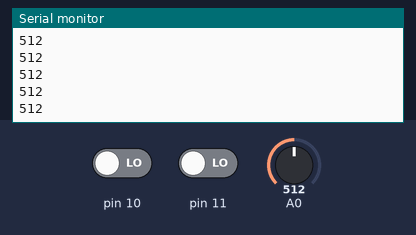
Recording of a sketch running on a simulated Arduino Uno, built with avr-gcc and run on an emulated ATmega328P. On the bench: the last lines printed to the serial monitor. The inputs (shaded band) are chosen by the test bench; at power-on: A0 = 512, pin 10 LOW, pin 11 LOW.

Above: at 1.2 s.
1.3 s: A0 set to 716
At 1.34 s:
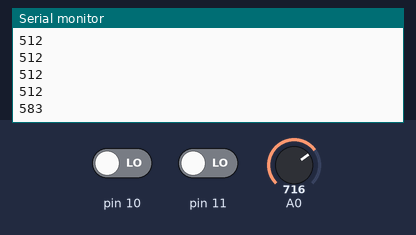
2.8 s: pin 10 driven HIGH
At 2.82 s:
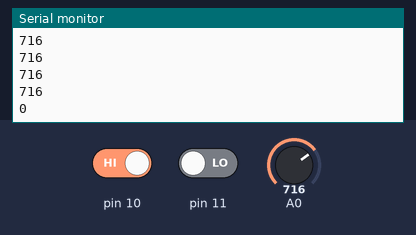
Timing chart, 0 to 5.8 s (numbered marks = the images above; inputs shaded):
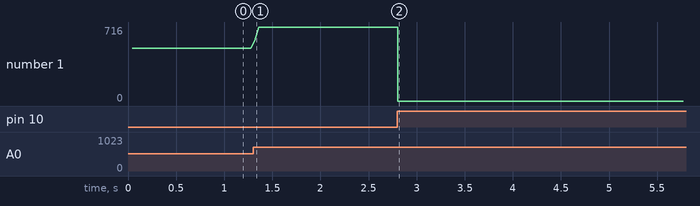

The sketch:

ecg_average.ino
```cpp
// ECG with averaging: removes 50 Hz hum, shows ~2 s per window

void setup() {
  Serial.begin(115200);
  pinMode(10, INPUT);
  pinMode(11, INPUT);
}

void loop() {
  if (digitalRead(10) == HIGH || digitalRead(11) == HIGH) {
    Serial.println(0);            // an electrode is off
    delay(40);
  } else {
    long sum = 0;
    for (int i = 0; i < 20; i++) {  // 20 readings × 2 ms = 40 ms
      sum = sum + analogRead(A0);
      delay(2);
    }
    Serial.println(sum / 20);     // print the average
  }
}
```

Measured:
- after the input at 1.3 s, the serial monitor: prints a new line at once (image 1)
- after the input at 2.8 s, the serial monitor: prints a new line at once (image 2)
- plotted number 1: 512 → 716 after the input at 1.3 s, 716 → 0 after the input at 2.8 s
